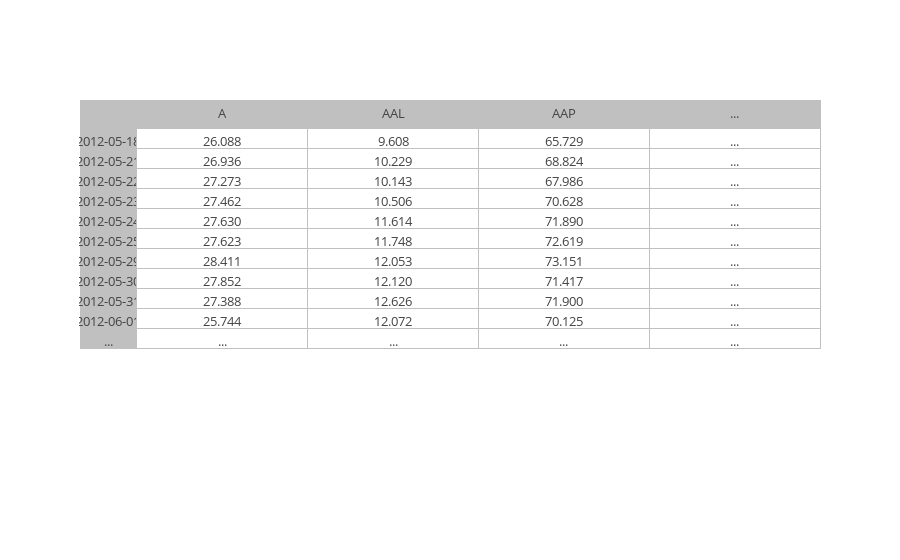

Write notebook code for a chart like this one.
### Markdown cell above
### View Data
Run the cell below to see what the data looks like for `close`.

### Code cell
project_helper.print_dataframe(close)

### Figure 1 — Plotly figure (JSON) as saved in the notebook; plotly's stock layout.template omitted (floating-point values rounded to 4 significant figures)
{"data": [{"cells": {"fill": {"color": ["silver", "white"]}, "font": {"size": 13}, "line": {"color": "silver"}, "values": [["2012-05-18", "2012-05-21", "2012-05-22", "2012-05-23", "2012-05-24", "2012-05-25", "2012-05-29", "2012-05-30", "2012-05-31", "2012-06-01", "..."], ["26.088", "26.936", "27.273", "27.462", "27.630", "27.623", "28.411", "27.852", "27.388", "25.744", "..."], ["9.608", "10.229", "10.143", "10.506", "11.614", "11.748", "12.053", "12.120", "12.626", "12.072", "..."], ["65.729", "68.824", "67.986", "70.628", "71.890", "72.619", "73.151", "71.417", "71.900", "70.125", "..."], ["...", "...", "...", "...", "...", "...", "...", "...", "...", "...", "..."]]}, "columnwidth": [1, 3], "header": {"fill": {"color": "silver"}, "font": {"size": 13}, "line": {"color": "silver"}, "values": ["", "A", "AAL", "AAP", "..."]}, "type": "table"}], "layout": {}}
